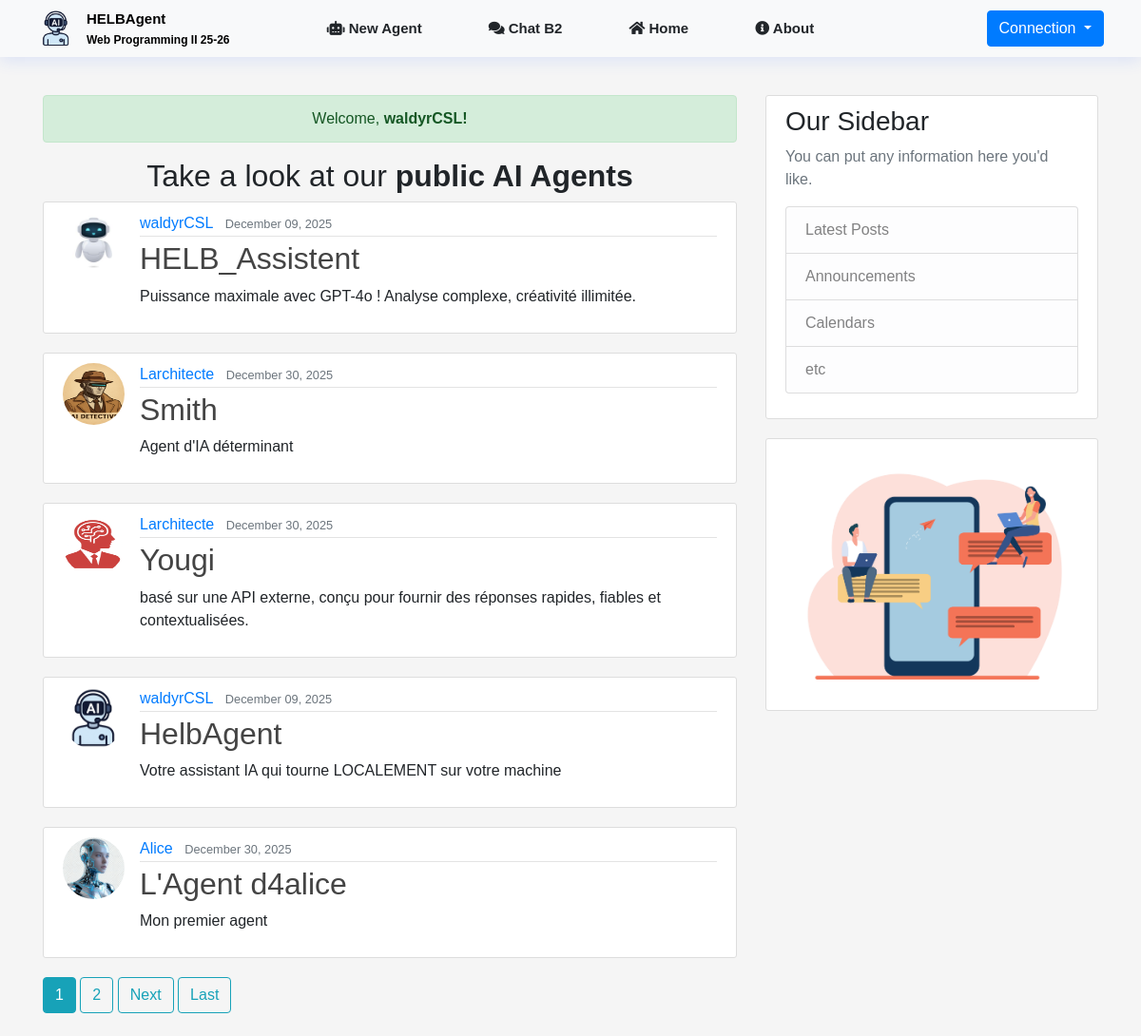
Screenshot of / (signed in) with the database file from the repository.
### main/models.py (models this page shows, shortened)
class Agent(models.Model):
    MODEL_TYPE_LOCAL = 'local'
    MODEL_TYPE_API = 'api'
    MODEL_NAME_GPT4_MINI = 'gpt-4o-mini'
    MODEL_NAME_SMOL_LM = 'SmolLm-135M'
    MODEL_TYPES = [
        (MODEL_TYPE_LOCAL, 'Local'),
        (MODEL_TYPE_API, 'API')
    ]
    MODEL_NAMES = [
        (MODEL_NAME_GPT4_MINI, 'GPT-4o Mini'),
        (MODEL_NAME_SMOL_LM, 'Smol LM 135M'),
    ]
    SENDER_AGENT = "agent"
    id = models.UUIDField(primary_key=True, default=uuid.uuid4, editable=False)
    title = models.CharField(max_length=100)
    author = models.ForeignKey(User, on_delete=models.CASCADE, related_name='agents')
    date_created = models.DateTimeField(default=timezone.now)
    conversation = models.JSONField(default=list, blank=True)
    users = models.ManyToManyField(User, blank=True, related_name='used_agents')
    user_count = models.PositiveIntegerField(default=0)
    message_count = models.PositiveIntegerField(default=0)
    model_type = models.CharField(max_length=10,choices=MODEL_TYPES,default=MODEL_TYPE_API)
    model_name = models.CharField(max_length=120,choices=MODEL_NAMES,default=MODEL_NAME_GPT4_MINI)
    preprompt = models.TextField(blank=True)
    description = models.CharField(max_length=250)
    avatar = models.ImageField(default='default.jpg',upload_to='agent_pics/',null=True,blank=True)
    is_public = models.BooleanField(default=True, editable=False)
    cooldown = models.PositiveIntegerField(default=5)
    api_key = models.CharField(max_length=255, blank=True, null=True)
    def get_message_count(self) -> int:
        return len(self.conversation or [])
    def get_activity_score(self) -> int:
        return self.get_message_count() + (self.user_count * ACTIVITY_USER_WEIGHT)

### main/views.py (the view)
# urls.py: path('', AgentListView.as_view(), name='home'),
class AgentListView(ListView):
    model = Agent
    template_name = 'main/home.html'
    context_object_name = 'agents'
    paginate_by = DEFAULT_PAGINATION_COUNT
    def get_queryset(self) -> list:
        agents = list(Agent.objects.all())
        agents.sort(key=lambda x: x.get_activity_score(), reverse=True)
        return agents

### main/templates/main/home.html (shortened to what this page needs)
{% extends 'main/base.html' %}
{% load static %}
{% block content %}
    {% if user.is_authenticated %}
        <div class="alert alert-success" role="alert" style="text-align:center;">
            Welcome, <strong>{{ user.username }}!</strong>
        </div>
        <h2 style="text-align:center;">Take a look at our <strong>public AI Agents</strong></h2>
        {% for agent in agents %}
            <article class="media content-section">
                <img class="rounded-circle article-img" src="{{ agent.avatar.url }}">
                <div class="media-body">
                    <div class="article-metadata">
                        <a class="mr-2" href="{% url 'user-agents' agent.author.username %}">{{ agent.author }}</a>
                        <small class="text-muted">{{ agent.date_created|date:"F d, Y" }}</small>
                    </div>
                    <h2><a class="article-title" href="{% url 'agent-detail' agent.id %}">{{ agent.title }}</a></h2>
                    <p class="article-content">{{ agent.description }}</p>
                </div>
            </article>
        {% endfor %}
        {% include 'main/pagination.html' %}
    {% endif %}
{% endblock content %}

### main/templates/main/base.html (shortened to what this page needs)
{% load static %}
<!DOCTYPE html>
<html lang="en">
    <head>
        <link rel="stylesheet" href="https://use.fontawesome.com/releases/v5.7.0/css/all.css">
        <link rel="stylesheet" href="https://maxcdn.bootstrapcdn.com/bootstrap/4.0.0/css/bootstrap.min.css">
        <link rel="stylesheet" type="text/css" href="{% static 'main/styles/main.css' %}">
    </head>
    <body>
        <header class="site-header">
            <nav class="navbar navbar-expand-lg navbar-light bg-light">
                <div class="container-fluid">
                    <div class="navbar-left">
                        <a href="{% url 'home' %}" class="brand-link">
                            <img id="logo_img" src="{% static 'main/img/helbAgentLogo.png' %}" alt="HELB Logo">
                            <span class="brand-text">
                                HELBAgent<br>
                                <small>Web Programming II 25-26</small>
                            </span>
                        </a>
                    </div>
                    <div class="navbar-center">
                        <ul>
                            {% if user.is_authenticated %}
                                <li><a href="{% url 'agent-create'%}"><i class="fas fa-robot"></i> New Agent</a></li>
                                <li><a href="{% url 'chat-b2' %}"><i class="fas fa-comments"></i> Chat B2</a></li>
                            {% endif %}
                            <li><a href="{% url 'home'%}"><i class="fas fa-home"></i> Home</a></li>
                            <li><a href="{% url 'about'%}"><i class="fas fa-info-circle"></i> About</a></li>
                        </ul>
                    </div>
                    <div class="dropdown navbar-right">
                        <button type="button" class="btn btn-primary dropdown-toggle" data-toggle="dropdown">
                            Connection
                        </button>
                    </div>
                </div>
            </nav>
        </header>
        <main role="main" class="container">
            <div class="row">
                <div class="col-md-8">
                    {% block content %}{% endblock content %}
                </div>
                <div class="col-md-4">
                    <div class="content-section">
                        <h3>Our Sidebar</h3>
                        <p class='text-muted'>
                            You can put any information here you'd like.
                            <ul class="list-group">
                                <li class="list-group-item list-group-item-light">Latest Posts</li>
                                <li class="list-group-item list-group-item-light">Announcements</li>
                                <li class="list-group-item list-group-item-light">Calendars</li>
                                <li class="list-group-item list-group-item-light">etc</li>
                            </ul>
                        </p>
                    </div>
                    <div class="content-section">
                        <img src="{% static 'main/img/13259.jpg' %}" class="card-img-top" alt="Cinque Terre">
                    </div>
                </div>
            </div>
        </main>
    </body>
</html>

### main/templates/main/pagination.html (shortened to what this page needs)
{% if is_paginated %}
    <div class="pagination-controls">
        {% for num in page_obj.paginator.page_range %}
            {% if page_obj.number == num %}
                <a class="btn btn-info mb-4" href="?page={{ num }}">{{ num }}</a>
            {% elif num > page_obj.number|add:'-3' and num < page_obj.number|add:'3' %}
                <a class="btn btn-outline-info mb-4" href="?page={{ num }}">{{ num }}</a>
            {% endif %}
        {% endfor %}
        {% if page_obj.has_next %}
            <a class="btn btn-outline-info mb-4" href="?page={{ page_obj.next_page_number }}">Next</a>
            <a class="btn btn-outline-info mb-4" href="?page={{ page_obj.paginator.num_pages }}">Last</a>
        {% endif %}
    </div>
{% endif %}

### main/static/main/styles/main.css (style rules this page uses)
body { margin: 0; padding: 0; font-family: 'Poppins', sans-serif; background-color: #f5f5f5; }
.navbar { display: flex; align-items: center; justify-content: space-between; height: 60px; padding: 0 24px; box-shadow: 0 4px 16px rgba(41, 97, 255, 0.12); background-color: white; margin-bottom: 40px; }
.navbar ul { display: flex; width: 100%; margin: 0; padding: 0; list-style: none; align-items: center; }
.navbar-center { display: flex; justify-content: center; flex-grow: 1; position: absolute; left: 50%; transform: translateX(-50%); }
.navbar-center li { display: inline-block; font-size: 15px; font-weight: bold; padding: 20px; margin: 0 15px; }
.navbar-right { margin-left: auto; }
.navbar a { text-decoration: none; color: inherit; transition: color 0.3s ease; }
.brand-link { display: flex; align-items: center; text-decoration: none; }
#logo_img { width: 40px; height: auto; margin-right: 12px; }
.brand-text { display: flex; flex-direction: column; justify-content: center; font-weight: bold; color: #000; font-size: 15px; text-align: left; }
.brand-text small { font-weight: 600; font-size: 12px; color: #000; margin-top: 2px; }
.content-section { background: #ffffff; padding: 10px 20px; border: 1px solid #dddddd; border-radius: 3px; margin-bottom: 20px; }
.article-title { color: #444444; }
.article-content { white-space: pre-line; }
.article-img { height: 65px; width: 65px; margin-right: 16px; }
.article-metadata { padding-bottom: 1px; margin-bottom: 4px; border-bottom: 1px solid #e3e3e3 }
.text-muted { color: gray; }

### rows the page displays
Agent: avatar (picture), author "waldyrCSL", date_created "December 09, 2025", title "HELB_Assistent", description "Puissance maximale avec GPT-4o ! Analyse complexe, créativité illimitée."
Agent: avatar (picture), author "Larchitecte", date_created "December 30, 2025", title "Smith", description "Agent d'IA déterminant"
Agent: avatar (picture), author "Larchitecte", date_created "December 30, 2025", title "Yougi", description "basé sur une API externe, conçu pour fournir des réponses rapides, fiables et contextualisées."
Agent: avatar (picture), author "waldyrCSL", date_created "December 09, 2025", title "HelbAgent", description "Votre assistant IA qui tourne LOCALEMENT sur votre machine"
Agent: avatar (picture), author "Alice", date_created "December 30, 2025", title "L'Agent d4alice", description "Mon premier agent"

### other values shown
{{ user.username }} "waldyrCSL"
{{ num }} "1"
{{ num }} "2"
